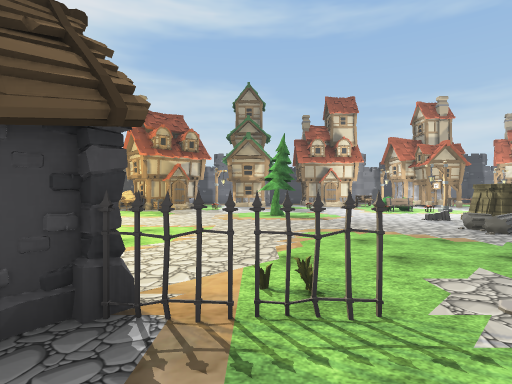
view 1 (above)

24 first-person views from a walk through a scene from a Unity 3-D project. The camera is 1.5 m above the floor, looks level and sees 80° across. The floor is counted in squares, 2 m on a side. Each view is taken from the middle of a square. On the plan, view 1 faces up. The plan holds only what a view shows up to about 10 squares ahead; the rest is blank. The place goes on beyond the plan. The player character is not drawn. Some animated figures are not drawn. Some surface patterns are stand-ins.

view 2
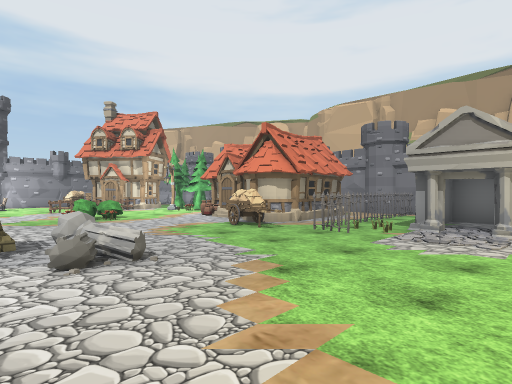

view 3
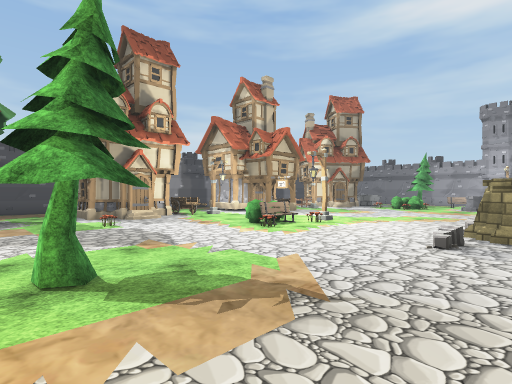

view 4
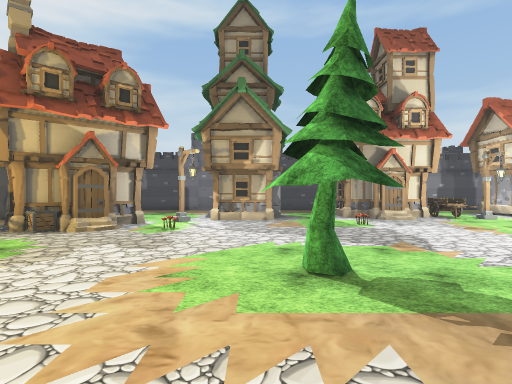

view 5
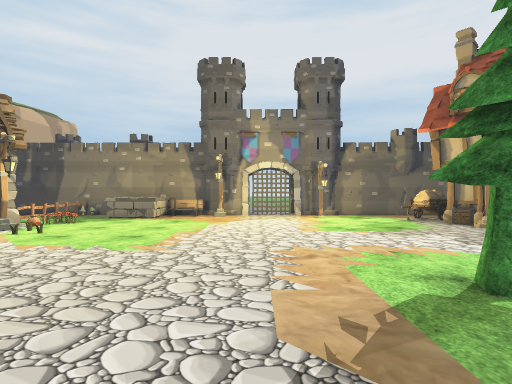

view 6
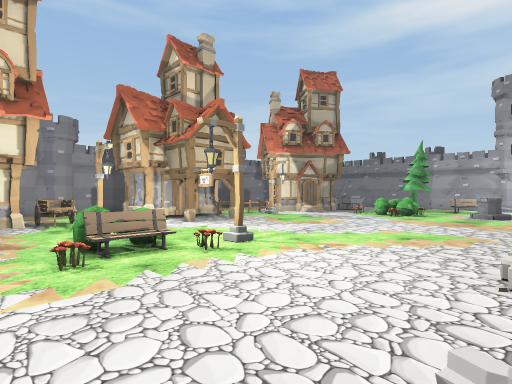

view 7
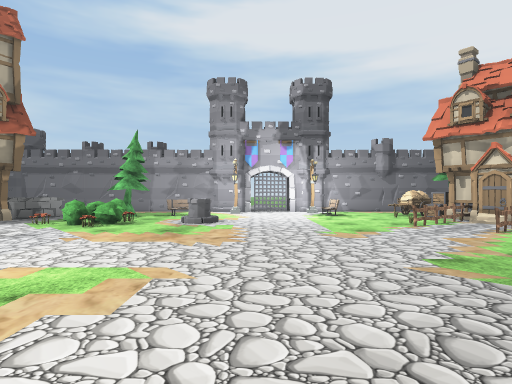

view 8
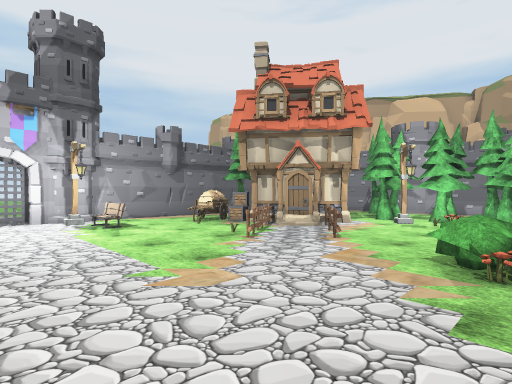

view 9
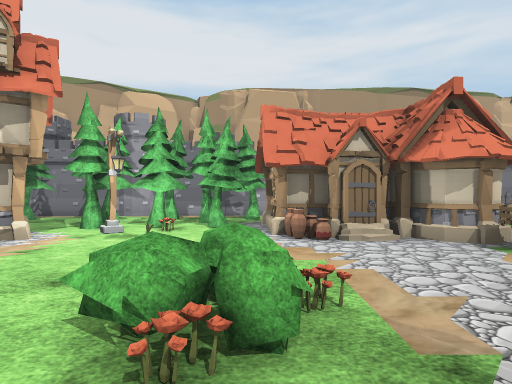

view 10
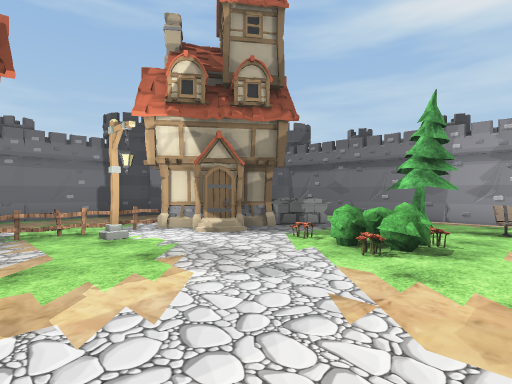

view 11
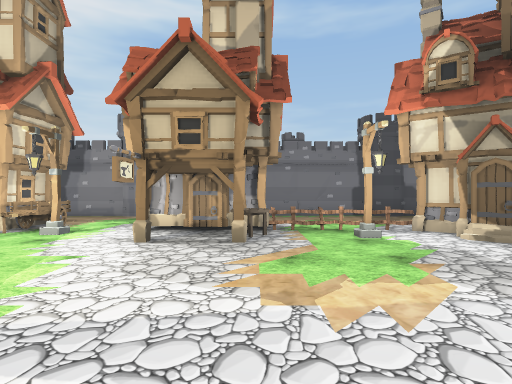

view 12
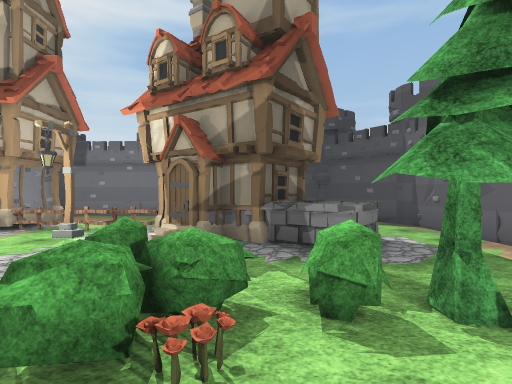

view 13
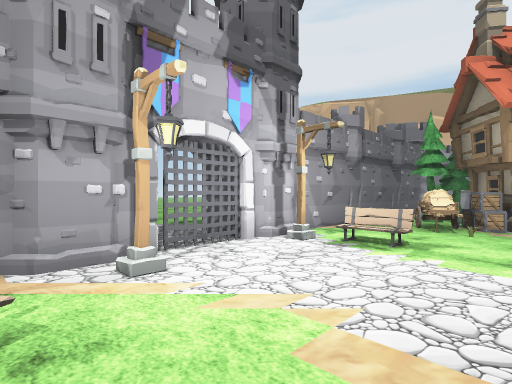

view 14
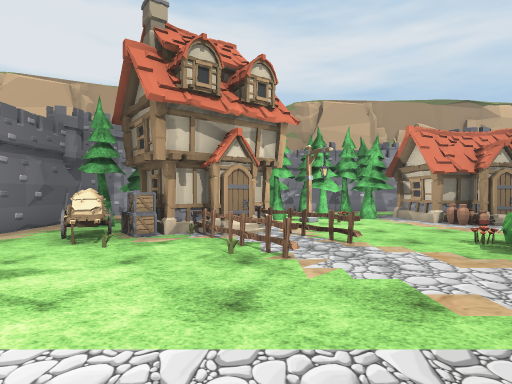

view 15
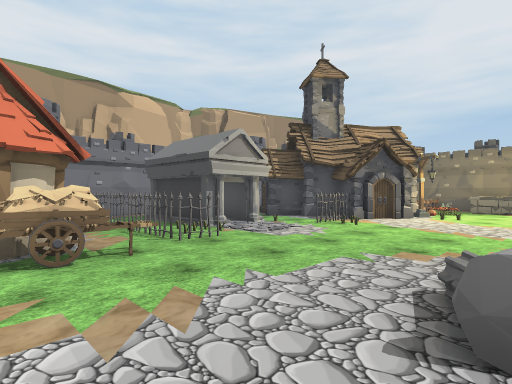

view 16
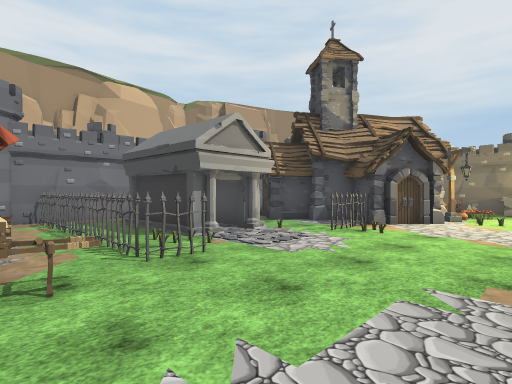

view 17
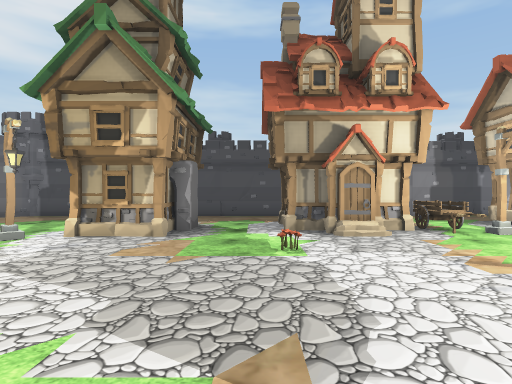

view 18
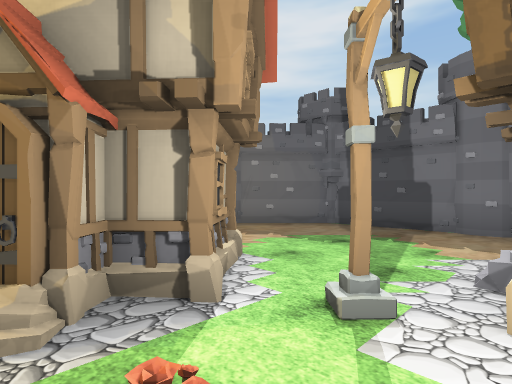

view 19
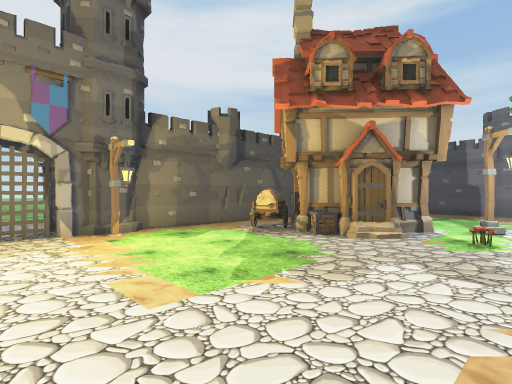

view 20
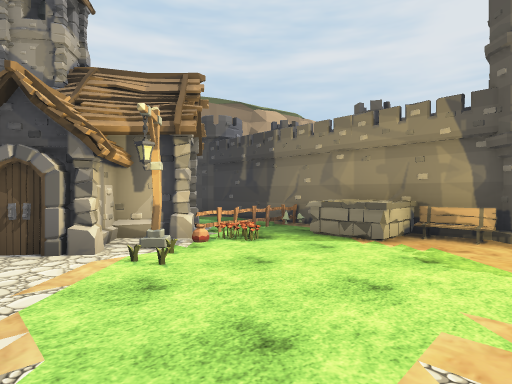

view 21
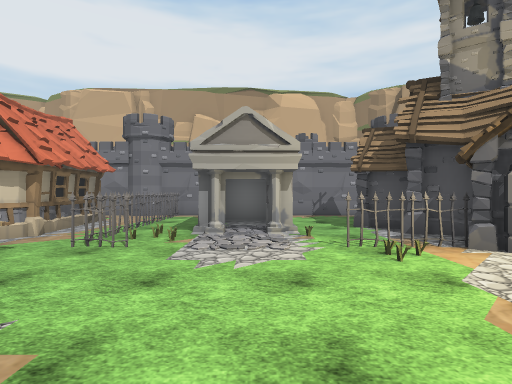

view 22
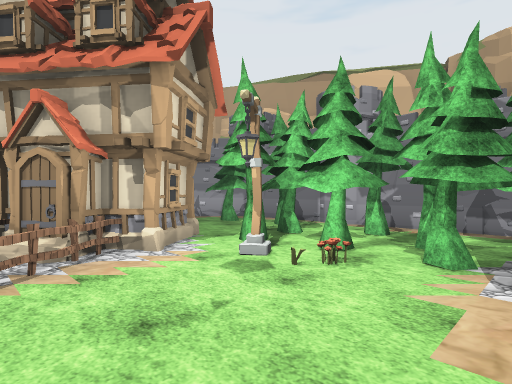

view 23
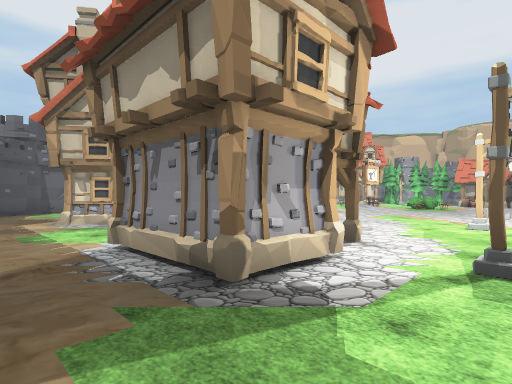

view 24
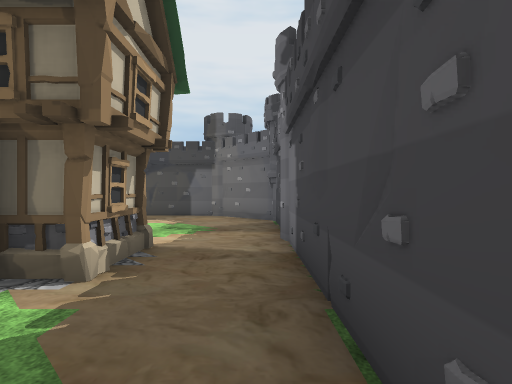

### Floor plan
Points are (right, up) in squares from view 1. A wall is a line through its corners. A room is listed if a view was taken in it or the views show most of it. See-through windows are left out.
Room 1 (view 1)
walls: (-0.5, 0) (0.1, -0.4); (-1.3, -3.9) (0.8, -3.8); (-1.2, 0.1) (-0.2, -0.7); (1.7, -3.8) (3.4, -3.8); (2.9, -1.9) (2.9, -1.1)
ways out: opening at (0.5, -0.5) to room 2; opening at (2.5, -3) to room 2; opening at (-1.5, -2.5)
Room 2 (views 2, 3, 4, 5, 6, 7, 8, 9, 10, 11, 12, 13, 14, 15, 16, 17, 18, 19, 20, 21, 22, 23, 24)
walls: (5.4, 2.6) (6.7, 2.4); (5.2, 2.4) (6.7, 2.4); (5.7, 2) (5.8, 2.5) (6.7, 2.2); (5.9, 1.9) (6.6, 1.7); (5.2, 2) (5.7, 1.9); (6.1, 1.7) (6.2, 2.6); (2.5, 0.5) (2.9, 0.5) (3, -2.1); (5.6, 19.5) (-1.6, 19.5); (9.8, 19.7) (8.8, 19.5); (-1.3, 1.6) (-1.8, 1) (-1.1, 0.4); (-2.4, 3) (-1.4, 2.3); (-1, 1) (-0.5, 0.6); (16.7, 14.9) (16, 15.4); (2.4, 19.4) (1.4, 19.6); (18.5, 8.1) (18.4, 9.5); (-1.1, 0.7) (-0.7, 0.4); (18.6, 9.5) (18.5, 16.5); (18.6, 8.2) (18.6, 9.1); (17, 15) (16.2, 13.8) (15.3, 14.5); (-3.2, 3.2) (-2.8, 2.9); (-1.3, 0.7) (-0.7, 0.4); (18.6, 11) (18.7, 11.4); (1.8, 19.6) (0.8, 19.3); (18.7, 11) (18.6, 11.5); (12.4, 19.6) (11.9, 19.7); (12.3, 19.8) (11.2, 19.5); (18.7, 6.1) (18.7, 6.6); (-4.8, 12.5) (-5.3, 12.2); (-3, 1.8) (-2.1, 3); (13.5, 19.5) (7.4, 19.5); (-3.8, 2.8) (-3.3, 2.4); (18.6, 13.6) (18.4, 14.6); (18.5, 4.1) (18.5, 6.6); (-5, 12.9) (-5.6, 12.5); (18.6, 4) (18.7, 5); (-3.9, 2.6) (-0.7, 0.2); (-5.1, 12.8) (-4.8, 12.2); (6.1, -3.7) (7, -3.7); (9.6, -3.7) (13.3, -3.6); (4.2, -3.8) (4.8, -3.7); (-5.4, 13.3) (-4.6, 12); (4.1, -3.8) (4.6, -3.9); (-5.6, 5) (-5.6, 3.7); (3.4, -3.8) (5.1, -3.8); (-6.8, 10.4) (-6.8, 9.7); (-6.8, 7.2) (-6.8, 6.4); (-2.2, 19.5) (-5, 19.5) (-5.5, 18.7); (-6.9, 10.4) (-6.9, 9.2) (-8, 9.2); (-6.9, 7.5) (-6.9, 6.8); (18.3, 17.3) (17, 19.1) (16.4, 19.2); (18.6, 1.1) (18.5, 2.6); (-6.8, 11.9) (-6.9, 11.3); (18.6, 0.7) (18.4, 1.6); (-6.9, 5.6) (-6.9, 1.1); (-6.9, 5.2) (-7, 4.6); (-6.9, 12.9) (-6.7, 11.9); (-7, 5.1) (-5.6, 5.1); (-7, 5) (-6.9, 4.5); (14.3, -3.6) (16.8, -3.6) (18.1, -2.3); (-6.9, 14.1) (-6.9, 10.5); (18.8, -0.4) (18.7, 5.5); (-6.9, 2.6) (-7, 2.3) (-6.8, 1.4); (-6.9, 15.4) (-6.9, 14.8); (-6.9, 16.6) (-6.9, 15.5); (-5, 19.5) (-6.5, 17.9)
low walls: (4.6, 5.8) (5.3, 6.1); (5.1, 2.2) (5.7, 2); (9, 1.3) (9.6, 0.8); (8.9, 1.2) (9.4, 1.2); (9, 1) (9.5, 1); (9, 0.9) (9.4, 1.4) (9.5, 0.7); (16, 14) (15.6, 14.3); (-6.1, 5.3) (-5.6, 5)
ways out: opening at (0.5, -0.5) to room 1; opening at (2.5, -3) to room 1; gap at (-6, 13); gap at (5, 2)
objects: bench (-7, 6); gate (-7, 8); tower (-7, 17); fence (-6, 2); other object (-6, 3); fence (-5, 2); other object (-5, 3); house (-5, 14) to (-3, 15); other object (-4, 3); other object (-4, 4); crate (-4, 13); tower (-3, 20); other object (-2, 13); fence (-1, 2); house (-1, 15) to (0, 17); tower (-1, 20); fence (0, 2); tree (0, 10) to (1, 10); other object (2, 14); house (3, 16) to (5, 17); fence (4, -3); fence (4, -2); fence (4, -1); fence (4, 0); fence (4, 1); fence (4, 2); bush (4, 12); other object (5, 12); cart (5, 15) to (6, 16); house (6, -2) to (8, 1); other object (6, 7) to (6, 8); other object (6, 11); bush (6, 12); tower (6, 20) to (7, 21); house (8, 15) to (10, 17); other object (9, 4); tree (10, -3) to (11, -2); bush (10, 4); other object (10, 5); table (10, 15) to (10, 16); tree (11, -2); tree (11, -1); other object (11, 4); fence (11, 16); tree (12, -3) to (12, -2); tree (12, -1); other object (12, 0); fence (12, 16); tree (13, -2) to (14, -1); tree (13, -1) to (13, 0); fence (13, 3); other object (13, 12); fence (13, 16); tower (14, -3); house (14, 0) to (16, 1); fence (14, 2); fence (14, 3); fence (14, 4); bush (14, 11); bush (14, 12); other object (14, 13); house (14, 15) to (16, 17); tree (15, -3) to (15, -2); fence (15, 2) to (15, 3); other object (15, 11); bush (15, 12); tower (15, 20); tree (16, -3) to (17, -2); crate (16, 2); crate (16, 3); house (16, 3) to (17, 4); bush (16, 12); tree (17, -1) to (18, 0); tree (17, 1) to (18, 2); bench (17, 5); bench (17, 10) to (17, 11); tree (17, 12); tower (19, -1); gate (19, 7)

Where each view was taken, in squares from view 1:
view 1: 0 up, 0 right, facing up
view 2: 7 up, 1 right, facing down-right
view 3: 7 up, 0 right, facing up-right
view 4: 7 up, 0 right, facing up
view 5: 8 up, 3 right, facing left
view 6: 8 up, 4 right, facing up-right
view 7: 8 up, 7 right, facing right
view 8: 8 up, 10 right, facing down-right
view 9: 6 up, 10 right, facing down
view 10: 10 up, 10 right, facing up-right
view 11: 10 up, 10 right, facing up
view 12: 10 up, 15 right, facing up
view 13: 10 up, 15 right, facing down-right
view 14: 8 up, 14 right, facing down
view 15: 6 up, 7 right, facing down-left
view 16: 5 up, 6 right, facing down-left
view 17: 10 up, 2 right, facing up
view 18: 13 up, 1 left, facing up-left
view 19: 8 up, 1 left, facing up-left
view 20: 7 up, 1 left, facing down-left
view 21: 6 up, 2 right, facing down
view 22: 3 up, 10 right, facing down-right
view 23: 19 up, 6 right, facing down-right
view 24: 19 up, 3 right, facing left
